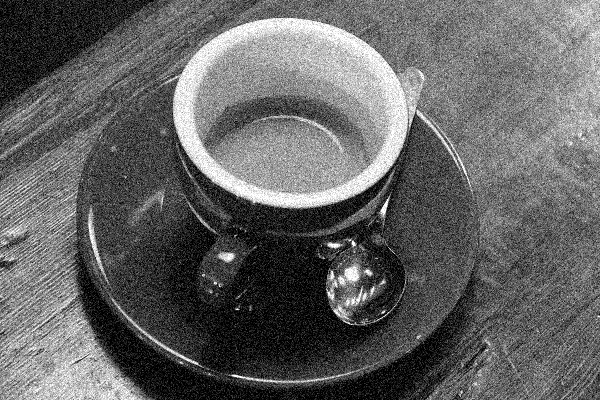
#> input picture img_gaussian.png, 600 x 400 px
$ python filter_median.py
#> lines starting #> are read from the running program, lines starting #| are printed output that depends on the picture
#!/usr/bin/env python3
# -*- coding: utf-8 -*-
"""
中值滤波 disk用于设置滤波器的形状 越大图像越模糊
@author: shielding
"""

from skimage import filters
from skimage.morphology import disk
import matplotlib.pyplot as plt

img_gaussian = plt.imread("img_gaussian.png")
#> img_gaussian is the input picture: shape (400, 600) float32; min 0, max 1, mean 0.39
img_sp = plt.imread("img_sp.png")
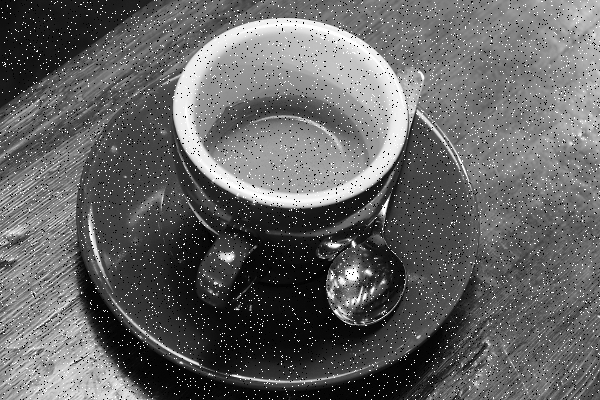
#> input picture img_sp.png, 600 x 400 px
#> img_sp is the input picture: shape (400, 600) float32; min 0, max 1, mean 0.393

f1 = filters.median(img_gaussian, disk(5))
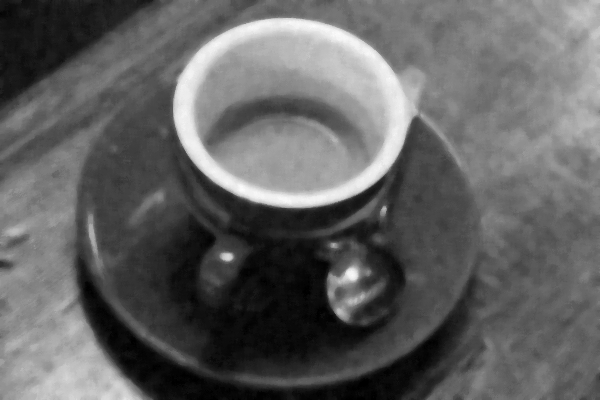
#> f1: shape (400, 600) float32; min 0, max 0.997, mean 0.384
f2 = filters.median(img_sp, disk(5))
f3 = filters.median(img_gaussian, disk(8))
f4 = filters.median(img_sp, disk(8))

plt.figure('median',figsize = (8,8))

plt.subplot(221)
plt.title("img_gaussian disk:5")
plt.imshow(f1,plt.cm.gray)
plt.axis('off')

plt.subplot(222)
plt.title("img_sp disk:5")
plt.imshow(f2,plt.cm.gray)
plt.axis('off')

plt.subplot(223)
plt.title("img_gaussian disk:8")
plt.imshow(f3,plt.cm.gray)
plt.axis('off')

plt.subplot(224)
plt.title("img_sp disk:8")
plt.imshow(f4,plt.cm.gray)
plt.axis('off')

plt.tight_layout()
plt.show()
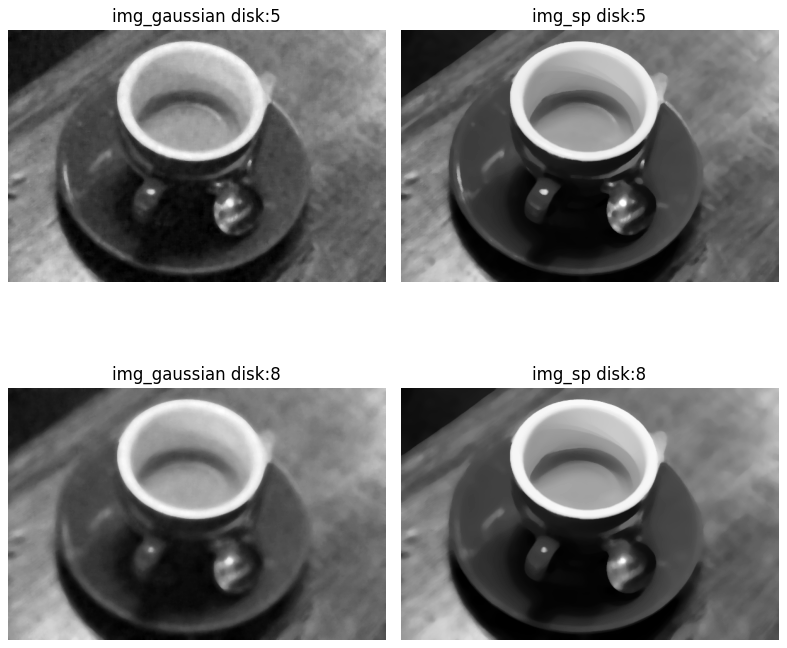
#> figure drawn by matplotlib, 4 panels
